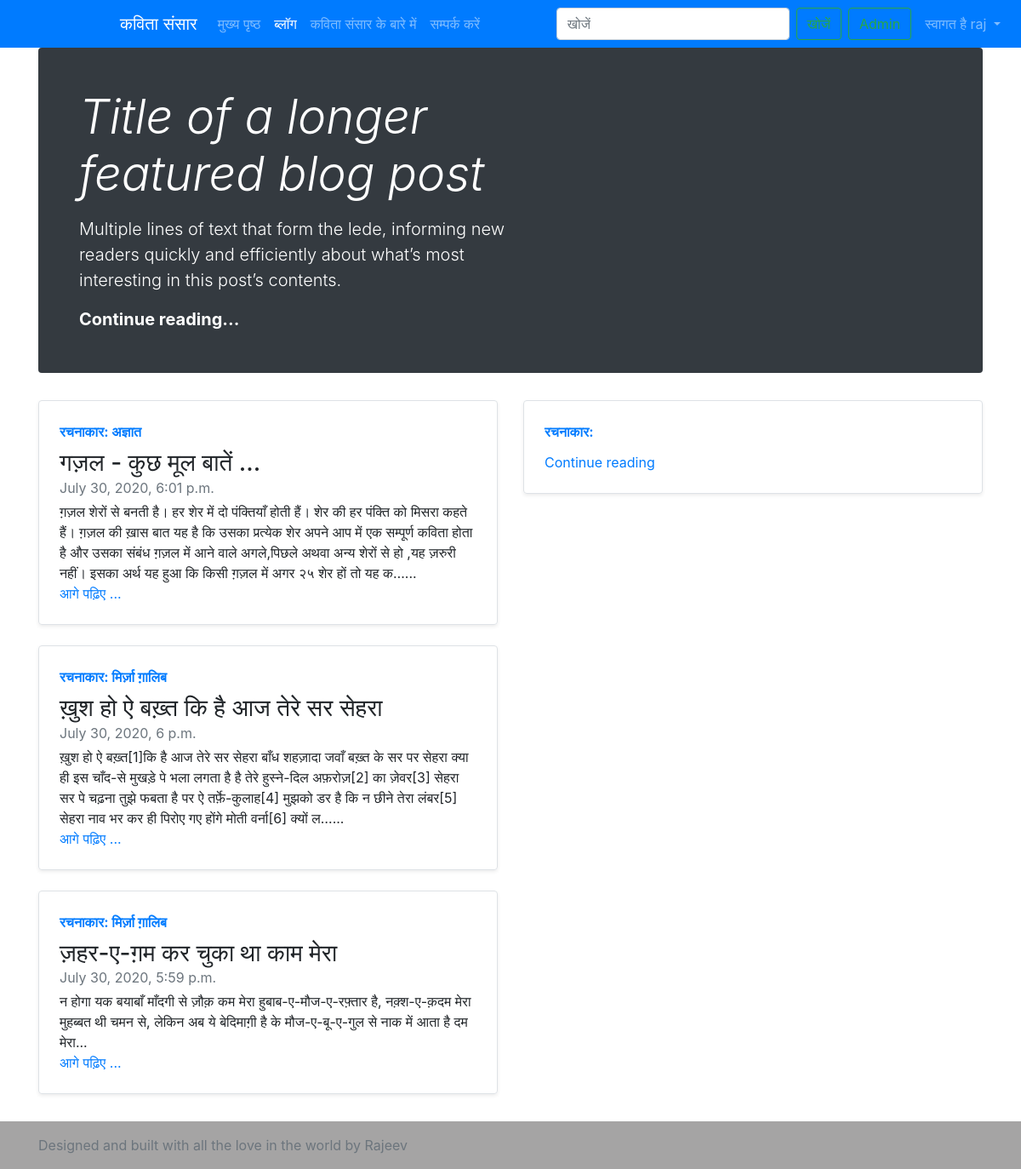
Page /blog/ (signed in) on the committed database.
### blog/models.py (models this page shows, shortened)
class Post(models.Model):
    sno = models.AutoField(primary_key=True)
    title = models.CharField(max_length=50, default="")
    content = models.TextField()
    author = models.CharField(max_length=30, default="")
    slug = models.CharField(max_length=150, default="")
    tag = models.CharField(max_length=15, default="")
    date = models.DateTimeField(editable=False, default=timezone.now)

### blog/views.py (the view)
# urls.py: path('', views.blogHome, name='blogHome'),
def blogHome(request):
    allPosts = Post.objects.order_by('-sno')
    context = {'allPosts': allPosts}
    return render(request, 'blog/bloghome.html', context)

### templates/blog/bloghome.html (shortened to what this page needs)
{% extends "layout.html" %}
{% block blogactive %}active{% endblock blogactive%}
{% block body %}
<div class="container">
    <div class="jumbotron p-4 p-md-5 text-white rounded bg-dark">
        <div class="col-md-6 px-0">
            <h1 class="display-4 font-italic">Title of a longer featured blog post</h1>
            <p class="lead my-3">Multiple lines of text that form the lede, informing new readers quickly and
                efficiently
                about what’s most interesting in this post’s contents.</p>
            <p class="lead mb-0"><a href="#" class="text-white font-weight-bold">Continue reading...</a></p>
        </div>
    </div>
    <div class="row mb-2">
        <div class="col-md-6">
            {% for post in allPosts %}
            <div
                class="row no-gutters border rounded overflow-hidden flex-md-row mb-4 shadow-sm h-md-250 position-relative">
                <div class="col p-4 d-flex flex-column position-static">
                    <strong class="d-inline-block mb-2 text-primary">रचनाकार: {{post.author}}</strong>
                    <h3 class="mb-0">{{post.title}}</h3>
                    <div class="mb-1 text-muted">{{post.date}}</div>
                    <p class="card-text mb-auto">{{post.content| truncatechars:300}}...</p>
                    <a href="/blog/{{post.slug}}" class="stretched-link">आगे पढ़िए ...</a>
                </div>
            </div>
            {% endfor %}
        </div>
        <div class="col-md-6">
        <div
                class="row no-gutters border rounded overflow-hidden flex-md-row mb-4 shadow-sm h-md-250 position-relative">
                <div class="col p-4 d-flex flex-column position-static">
                    <strong class="d-inline-block mb-2 text-primary">रचनाकार: {{post.author}}</strong>
                    <a href="#" class="stretched-link">Continue reading</a>
                </div>
            </div>
        </div>
    </div>
</div>
{% endblock body%}

### templates/layout.html (shortened to what this page needs)
<!DOCTYPE html>
<html lang="en">
<head>
    <link rel="stylesheet" href="https://stackpath.bootstrapcdn.com/bootstrap/4.2.1/css/bootstrap.min.css"
>
</head>
<body>
    <nav class="navbar navbar-expand-lg sticky-top navbar-dark bg-primary">
        <a class="navbar-brand" href="/">कविता संसार</a>
        <div class="collapse navbar-collapse" id="navbarSupportedContent">
            <ul class="navbar-nav mr-auto">
                <li class="nav-item {% block homeactive %}{% endblock homeactive%}">
                    <a class="nav-link" href="/">मुख्य पृष्ठ</a>
                </li>
                <li class="nav-item {% block blogactive %}{% endblock blogactive%}">
                    <a class="nav-link" href="/blog">ब्लॉग</a>
                </li>
                <li class="nav-item {% block aboutactive %}{% endblock aboutactive%}">
                    <a class="nav-link" href="/about">कविता संसार के बारे में</a>
                </li>
                <li class="nav-item {% block contactactive %}{% endblock contactactive%}">
                    <a class="nav-link" href="/contact">सम्पर्क करें</a>
                </li>
            </ul>
            <form class="form-inline my-2 my-lg-0" method="get" action="/search">
                <input class="form-control mr-sm-2" type="search" name="query" id="search" placeholder="खोजें"
                    aria-label="Search">
                <button class="btn btn-outline-success my-2 my-sm-0" type="submit">खोजें</button>
                <a class="btn btn-outline-success m-2 my-sm-0" href="/admin" type="submit">Admin</a>
            </form>
            <div>
                {% if not user.is_authenticated %}
                <button type="button" class="btn btn-primary" data-toggle="modal" data-target="#signupModal">
                    साइन अप करें
                </button>
                <button type="button" class="btn btn-primary" data-toggle="modal" data-target="#loginModal">
                    लॉगइन
                </button>
                {% else %}
                <ul class="navbar-nav ml-auto">
                    <li class="nav-item dropdown">
                        <a class="nav-link dropdown-toggle" href="#" id="navbarDropdown" role="button"
                            data-toggle="dropdown" aria-haspopup="true" aria-expanded="false">
                            स्वागत है {{request.user}}
                        </a>
                    </li>
                </ul>
                {% endif %}
            </div>
        </div>
    </nav>
    {% block body %} {% endblock body%}
    <footer class="footer mt-auto py-3" style="background-color: rgb(165, 164, 164);">
        <div class="container">
            <span class="text-muted">Designed and built with all the love in the
                world by Rajeev</span>
        </div>
    </footer>
</body>
</html>

### templates/layout.html (style rules this page uses)
.jumbotron { padding: 4rem 2rem; background-color: rgb(134, 217, 250); }

### rows in the picture
Post: author "अज्ञात", title "गज़ल - कुछ मूल बातें ...", date "July 30, 2020, 6:01 p.m.", content "ग़ज़ल शेरों से बनती है। हर शेर में दो पंक्तियाँ होती हैं। शेर की हर पंक्ति को मिसरा कहते हैं। ग़ज़ल की खा़स बात यह है कि उसका प्रत्येक शेर अपने आप में एक सम्पूर्ण कविता होता है और उसका संबंध ग़ज़ल में आने वाले अगले,पिछले अथवा अन्य शेरों से हो ,यह ज़रुरी नहीं। इसका अर्थ यह हुआ कि किसी ग़ज़ल में अगर २५ शेर हों तो यह क…"
Post: author "मिर्ज़ा ग़ालिब", title "ख़ुश हो ऐ बख़्त कि है आज तेरे सर सेहरा", date "July 30, 2020, 6 p.m.", content "ख़ुश हो ऐ बख़्त[1]कि है आज तेरे सर सेहरा बाँध शहज़ादा जवाँ बख़्त के सर पर सेहरा क्या ही इस चाँद-से मुखड़े पे भला लगता है है तेरे हुस्ने-दिल अफ़रोज़[2] का ज़ेवर[3] सेहरा सर पे चढ़ना तुझे फबता है पर ऐ तर्फ़े-कुलाह[4] मुझको डर है कि न छीने तेरा लंबर[5] सेहरा नाव भर कर ही पिरोए गए होंगे मोती वर्ना[6] क्यों ल…"
Post: author "मिर्ज़ा ग़ालिब", title "ज़हर-ए-ग़म कर चुका था काम मेरा", date "July 30, 2020, 5:59 p.m.", content "न होगा यक बयाबाँ माँदगी से ज़ौक़ कम मेरा हुबाब-ए-मौज-ए-रफ़्तार है, नक़्श-ए-क़दम मेरा मुहब्बत थी चमन से, लेकिन अब ये बेदिमाग़ी है के मौज-ए-बू-ए-गुल से नाक में आता है दम मेरा"

### other values in the picture
{{ request.user }} "raj"
